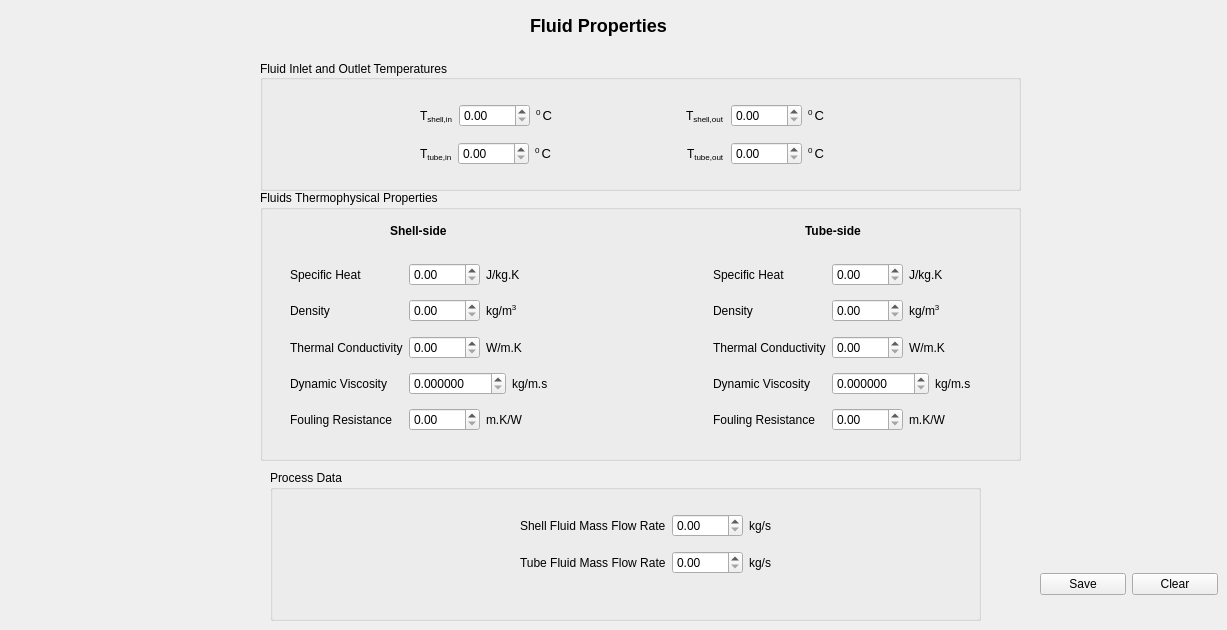
        <widget class="QWidget" name="tab_2">
         <attribute name="title">
          <string>Fluid Properties</string>
         </attribute>
         <widget class="QLabel" name="label_5">
          <property name="geometry">
           <rect>
            <x>530</x>
            <y>10</y>
            <width>191</width>
            <height>31</height>
           </rect>
          </property>
          <property name="text">
           <string>&lt;h2&gt;Fluid Properties&lt;/h2&gt;</string>
          </property>
         </widget>
         <widget class="QWidget" name="layoutWidget_4">
          <property name="geometry">
           <rect>
            <x>1040</x>
            <y>570</y>
            <width>178</width>
            <height>29</height>
           </rect>
          </property>
          <layout class="QHBoxLayout" name="horizontalLayout_41">
           <item>
            <widget class="QPushButton" name="pushButton_3">
             <property name="text">
              <string>Save</string>
             </property>
            </widget>
           </item>
           <item>
            <widget class="QPushButton" name="pushButton_4">
             <property name="text">
              <string>Clear</string>
             </property>
            </widget>
           </item>
          </layout>
         </widget>
         <widget class="QGroupBox" name="fluid_inlet_and_outlet_temperatures">
          <property name="geometry">
           <rect>
            <x>260</x>
            <y>60</y>
            <width>761</width>
            <height>131</height>
           </rect>
          </property>
          <property name="autoFillBackground">
           <bool>false</bool>
          </property>
          <property name="title">
           <string>Fluid Inlet and Outlet Temperatures</string>
          </property>
          <property name="alignment">
           <set>Qt::AlignLeading|Qt::AlignLeft|Qt::AlignVCenter</set>
          </property>
          <property name="flat">
           <bool>false</bool>
          </property>
          <property name="checkable">
           <bool>false</bool>
          </property>
          <property name="checked">
           <bool>false</bool>
          </property>
          <widget class="QWidget" name="layoutWidget">
           <property name="geometry">
            <rect>
             <x>160</x>
             <y>40</y>
             <width>405</width>
             <height>70</height>
            </rect>
           </property>
           <layout class="QVBoxLayout" name="verticalLayout">
            <item>
             <layout class="QHBoxLayout" name="horizontalLayout_6">
              <item>
               <layout class="QHBoxLayout" name="horizontalLayout_2">
                <item>
                 <widget class="QLabel" name="label">
                  <property name="text">
                   <string>T&lt;sub&gt;shell,in&lt;/sub&gt;</string>
                  </property>
                 </widget>
                </item>
                <item>
                 <widget class="QDoubleSpinBox" name="temp_shell_in">
                  <property name="maximum">
                   <double>9999.000000000000000</double>
                  </property>
                 </widget>
                </item>
               </layout>
              </item>
              <item>
               <widget class="QLabel" name="label_6">
                <property name="text">
                 <string>&lt;!DOCTYPE HTML PUBLIC &quot;-//W3C//DTD HTML 4.0//EN&quot; &quot;http://www.w3.org/TR/REC-html40/strict.dtd&quot;&gt;
&lt;html&gt;&lt;head&gt;&lt;meta name=&quot;qrichtext&quot; content=&quot;1&quot; /&gt;&lt;style type=&quot;text/css&quot;&gt;
p, li { white-space: pre-wrap; }
&lt;/style&gt;&lt;/head&gt;&lt;body style=&quot; font-family:'Sans'; font-size:10pt; font-weight:400; font-style:normal;&quot;&gt;
&lt;p style=&quot; margin-top:0px; margin-bottom:0px; margin-left:0px; margin-right:0px; -qt-block-indent:0; text-indent:0px;&quot;&gt;&lt;span style=&quot; vertical-align:super;&quot;&gt;0 &lt;/span&gt;C&lt;/p&gt;&lt;/body&gt;&lt;/html&gt;</string>
                </property>
               </widget>
              </item>
              <item>
               <spacer name="horizontalSpacer">
                <property name="orientation">
                 <enum>Qt::Horizontal</enum>
                </property>
                <property name="sizeHint" stdset="0">
                 <size>
                  <width>40</width>
                  <height>20</height>
                 </size>
                </property>
               </spacer>
              </item>
              <item>
               <layout class="QHBoxLayout" name="horizontalLayout_4">
                <item>
                 <widget class="QLabel" name="label_2">
                  <property name="text">
                   <string>T&lt;sub&gt;shell,out&lt;/sub&gt;</string>
                  </property>
                 </widget>
                </item>
                <item>
                 <widget class="QDoubleSpinBox" name="temp_shell_out">
                  <property name="maximum">
                   <double>9999.000000000000000</double>
                  </property>
                 </widget>
                </item>
                <item>
                 <widget class="QLabel" name="label_10">
                  <property name="text">
                   <string>&lt;!DOCTYPE HTML PUBLIC &quot;-//W3C//DTD HTML 4.0//EN&quot; &quot;http://www.w3.org/TR/REC-html40/strict.dtd&quot;&gt;
&lt;html&gt;&lt;head&gt;&lt;meta name=&quot;qrichtext&quot; content=&quot;1&quot; /&gt;&lt;style type=&quot;text/css&quot;&gt;
p, li { white-space: pre-wrap; }
&lt;/style&gt;&lt;/head&gt;&lt;body style=&quot; font-family:'Sans'; font-size:10pt; font-weight:400; font-style:normal;&quot;&gt;
&lt;p style=&quot; margin-top:0px; margin-bottom:0px; margin-left:0px; margin-right:0px; -qt-block-indent:0; text-indent:0px;&quot;&gt;&lt;span style=&quot; vertical-align:super;&quot;&gt;0 &lt;/span&gt;C&lt;/p&gt;&lt;/body&gt;&lt;/html&gt;</string>
                  </property>
                 </widget>
                </item>
               </layout>
              </item>
             </layout>
            </item>
            <item>
             <layout class="QHBoxLayout" name="horizontalLayout_7">
              <item>
               <layout class="QHBoxLayout" name="horizontalLayout_3">
                <item>
                 <widget class="QLabel" name="label_3">
                  <property name="text">
                   <string>T&lt;sub&gt;tube,in&lt;/sub&gt;</string>
                  </property>
                 </widget>
                </item>
                <item>
                 <widget class="QDoubleSpinBox" name="temp_tube_in">
                  <property name="maximum">
                   <double>9999.000000000000000</double>
                  </property>
                 </widget>
                </item>
               </layout>
              </item>
              <item>
               <widget class="QLabel" name="label_7">
                <property name="text">
                 <string>&lt;!DOCTYPE HTML PUBLIC &quot;-//W3C//DTD HTML 4.0//EN&quot; &quot;http://www.w3.org/TR/REC-html40/strict.dtd&quot;&gt;
&lt;html&gt;&lt;head&gt;&lt;meta name=&quot;qrichtext&quot; content=&quot;1&quot; /&gt;&lt;style type=&quot;text/css&quot;&gt;
p, li { white-space: pre-wrap; }
&lt;/style&gt;&lt;/head&gt;&lt;body style=&quot; font-family:'Sans'; font-size:10pt; font-weight:400; font-style:normal;&quot;&gt;
&lt;p style=&quot; margin-top:0px; margin-bottom:0px; margin-left:0px; margin-right:0px; -qt-block-indent:0; text-indent:0px;&quot;&gt;&lt;span style=&quot; vertical-align:super;&quot;&gt;0 &lt;/span&gt;C&lt;/p&gt;&lt;/body&gt;&lt;/html&gt;</string>
                </property>
               </widget>
              </item>
              <item>
               <spacer name="horizontalSpacer_2">
                <property name="orientation">
                 <enum>Qt::Horizontal</enum>
                </property>
                <property name="sizeHint" stdset="0">
                 <size>
                  <width>40</width>
                  <height>20</height>
                 </size>
                </property>
               </spacer>
              </item>
              <item>
               <layout class="QHBoxLayout" name="horizontalLayout_5">
                <item>
                 <widget class="QLabel" name="label_4">
                  <property name="text">
                   <string>T&lt;sub&gt;tube,out&lt;/sub&gt;</string>
                  </property>
                 </widget>
                </item>
                <item>
                 <widget class="QDoubleSpinBox" name="temp_tube_out">
                  <property name="maximum">
                   <double>9999.000000000000000</double>
                  </property>
                 </widget>
                </item>
               </layout>
              </item>
              <item>
               <widget class="QLabel" name="label_8">
                <property name="text">
                 <string>&lt;!DOCTYPE HTML PUBLIC &quot;-//W3C//DTD HTML 4.0//EN&quot; &quot;http://www.w3.org/TR/REC-html40/strict.dtd&quot;&gt;
&lt;html&gt;&lt;head&gt;&lt;meta name=&quot;qrichtext&quot; content=&quot;1&quot; /&gt;&lt;style type=&quot;text/css&quot;&gt;
p, li { white-space: pre-wrap; }
&lt;/style&gt;&lt;/head&gt;&lt;body style=&quot; font-family:'Sans'; font-size:10pt; font-weight:400; font-style:normal;&quot;&gt;
&lt;p style=&quot; margin-top:0px; margin-bottom:0px; margin-left:0px; margin-right:0px; -qt-block-indent:0; text-indent:0px;&quot;&gt;&lt;span style=&quot; vertical-align:super;&quot;&gt;0 &lt;/span&gt;C&lt;/p&gt;&lt;/body&gt;&lt;/html&gt;</string>
                </property>
               </widget>
              </item>
             </layout>
            </item>
           </layout>
          </widget>
         </widget>
         <widget class="QGroupBox" name="fluids_thermophysical_properties">
          <property name="geometry">
           <rect>
            <x>260</x>
            <y>190</y>
            <width>761</width>
            <height>271</height>
           </rect>
          </property>
          <property name="title">
           <string>Fluids Thermophysical Properties</string>
          </property>
          <widget class="QWidget" name="layoutWidget">
           <property name="geometry">
            <rect>
             <x>30</x>
             <y>70</y>
             <width>681</width>
             <height>175</height>
            </rect>
           </property>
           <layout class="QHBoxLayout" name="horizontalLayout_35">
            <item>
             <layout class="QHBoxLayout" name="horizontalLayout_28">
              <item>
               <layout class="QVBoxLayout" name="verticalLayout_13">
                <item>
                 <widget class="QLabel" name="label_34">
                  <property name="text">
                   <string>Specific Heat</string>
                  </property>
                 </widget>
                </item>
                <item>
                 <widget class="QLabel" name="label_35">
                  <property name="text">
                   <string>Density</string>
                  </property>
                 </widget>
                </item>
                <item>
                 <widget class="QLabel" name="label_36">
                  <property name="text">
                   <string>Thermal Conductivity</string>
                  </property>
                 </widget>
                </item>
                <item>
                 <widget class="QLabel" name="label_37">
                  <property name="text">
                   <string>Dynamic Viscosity</string>
                  </property>
                 </widget>
                </item>
                <item>
                 <widget class="QLabel" name="label_38">
                  <property name="text">
                   <string>Fouling Resistance</string>
                  </property>
                 </widget>
                </item>
               </layout>
              </item>
              <item>
               <layout class="QVBoxLayout" name="verticalLayout_12">
                <item>
                 <layout class="QHBoxLayout" name="horizontalLayout_23">
                  <item>
                   <widget class="QDoubleSpinBox" name="specific_heat_shell_fluid">
                    <property name="maximum">
                     <double>9999.000000000000000</double>
                    </property>
                   </widget>
                  </item>
                  <item>
                   <widget class="QLabel" name="label_39">
                    <property name="text">
                     <string>J/kg.K</string>
                    </property>
                   </widget>
                  </item>
                 </layout>
                </item>
                <item>
                 <layout class="QHBoxLayout" name="horizontalLayout_24">
                  <item>
                   <widget class="QDoubleSpinBox" name="density_shell_fluid">
                    <property name="maximum">
                     <double>9999.000000000000000</double>
                    </property>
                   </widget>
                  </item>
                  <item>
                   <widget class="QLabel" name="label_40">
                    <property name="text">
                     <string>kg/m&lt;sup&gt;3&lt;/sup&gt;</string>
                    </property>
                   </widget>
                  </item>
                 </layout>
                </item>
                <item>
                 <layout class="QHBoxLayout" name="horizontalLayout_25">
                  <item>
                   <widget class="QDoubleSpinBox" name="thermal_conductivity_shell_fluid">
                    <property name="maximum">
                     <double>9999.000000000000000</double>
                    </property>
                   </widget>
                  </item>
                  <item>
                   <widget class="QLabel" name="label_41">
                    <property name="text">
                     <string>W/m.K</string>
                    </property>
                   </widget>
                  </item>
                 </layout>
                </item>
                <item>
                 <layout class="QHBoxLayout" name="horizontalLayout_26">
                  <item>
                   <widget class="QDoubleSpinBox" name="dynamic_viscosity_shell_fluid">
                    <property name="decimals">
                     <number>6</number>
                    </property>
                    <property name="maximum">
                     <double>9999.000000000000000</double>
                    </property>
                   </widget>
                  </item>
                  <item>
                   <widget class="QLabel" name="label_42">
                    <property name="text">
                     <string>kg/m.s</string>
                    </property>
                   </widget>
                  </item>
                 </layout>
                </item>
                <item>
                 <layout class="QHBoxLayout" name="horizontalLayout_27">
                  <item>
                   <widget class="QDoubleSpinBox" name="fouling_resistance_shell_fluid">
                    <property name="maximum">
                     <double>9999.000000000000000</double>
                    </property>
                   </widget>
                  </item>
                  <item>
                   <widget class="QLabel" name="label_43">
                    <property name="text">
                     <string>m.K/W</string>
                    </property>
                   </widget>
                  </item>
                 </layout>
                </item>
               </layout>
              </item>
             </layout>
            </item>
            <item>
             <spacer name="horizontalSpacer_5">
              <property name="orientation">
               <enum>Qt::Horizontal</enum>
              </property>
              <property name="sizeHint" stdset="0">
               <size>
                <width>40</width>
                <height>20</height>
               </size>
              </property>
             </spacer>
            </item>
            <item>
             <layout class="QHBoxLayout" name="horizontalLayout_29">
              <item>
               <layout class="QVBoxLayout" name="verticalLayout_14">
                <item>
                 <widget class="QLabel" name="label_44">
                  <property name="text">
                   <string>Specific Heat</string>
                  </property>
                 </widget>
                </item>
                <item>
                 <widget class="QLabel" name="label_45">
                  <property name="text">
                   <string>Density</string>
                  </property>
                 </widget>
                </item>
                <item>
                 <widget class="QLabel" name="label_46">
                  <property name="text">
                   <string>Thermal Conductivity</string>
                  </property>
                 </widget>
                </item>
                <item>
                 <widget class="QLabel" name="label_47">
                  <property name="text">
                   <string>Dynamic Viscosity</string>
                  </property>
                 </widget>
                </item>
                <item>
                 <widget class="QLabel" name="label_48">
                  <property name="text">
                   <string>Fouling Resistance</string>
                  </property>
                 </widget>
                </item>
               </layout>
              </item>
              <item>
               <layout class="QVBoxLayout" name="verticalLayout_15">
                <item>
                 <layout class="QHBoxLayout" name="horizontalLayout_30">
                  <item>
                   <widget class="QDoubleSpinBox" name="specific_heat_tube_fluid">
                    <property name="maximum">
                     <double>9999.000000000000000</double>
                    </property>
                   </widget>
                  </item>
                  <item>
                   <widget class="QLabel" name="label_49">
                    <property name="text">
                     <string>J/kg.K</string>
                    </property>
                   </widget>
                  </item>
                 </layout>
                </item>
                <item>
                 <layout class="QHBoxLayout" name="horizontalLayout_31">
                  <item>
                   <widget class="QDoubleSpinBox" name="density_tube_fluid">
                    <property name="maximum">
                     <double>9999.000000000000000</double>
                    </property>
                   </widget>
                  </item>
                  <item>
                   <widget class="QLabel" name="label_50">
                    <property name="text">
                     <string>kg/m&lt;sup&gt;3&lt;/sup&gt;</string>
                    </property>
                   </widget>
                  </item>
                 </layout>
                </item>
                <item>
                 <layout class="QHBoxLayout" name="horizontalLayout_32">
                  <item>
                   <widget class="QDoubleSpinBox" name="thermal_conductivity_tube_fluid">
                    <property name="maximum">
                     <double>9999.000000000000000</double>
                    </property>
                   </widget>
                  </item>
                  <item>
                   <widget class="QLabel" name="label_51">
                    <property name="text">
                     <string>W/m.K</string>
                    </property>
                   </widget>
                  </item>
                 </layout>
                </item>
                <item>
                 <layout class="QHBoxLayout" name="horizontalLayout_33">
                  <item>
                   <widget class="QDoubleSpinBox" name="dynamic_viscosity_tube_fluid">
                    <property name="decimals">
                     <number>6</number>
                    </property>
                    <property name="maximum">
                     <double>9999.000000000000000</double>
                    </property>
                   </widget>
                  </item>
                  <item>
                   <widget class="QLabel" name="label_52">
                    <property name="text">
                     <string>kg/m.s</string>
                    </property>
                   </widget>
                  </item>
                 </layout>
                </item>
                <item>
                 <layout class="QHBoxLayout" name="horizontalLayout_34">
                  <item>
                   <widget class="QDoubleSpinBox" name="fouling_resistance_tube_fluid">
                    <property name="maximum">
                     <double>9999.000000000000000</double>
                    </property>
                   </widget>
                  </item>
                  <item>
                   <widget class="QLabel" name="label_53">
                    <property name="text">
                     <string>m.K/W</string>
                    </property>
                   </widget>
                  </item>
                 </layout>
                </item>
               </layout>
              </item>
             </layout>
            </item>
           </layout>
          </widget>
          <widget class="QWidget" name="layoutWidget">
           <property name="geometry">
            <rect>
             <x>130</x>
             <y>30</y>
             <width>471</width>
             <height>22</height>
            </rect>
           </property>
           <layout class="QHBoxLayout" name="horizontalLayout_36">
            <item>
             <widget class="QLabel" name="label_55">
              <property name="text">
               <string>&lt;b&gt;Shell-side&lt;/b&gt;</string>
              </property>
             </widget>
            </item>
            <item>
             <spacer name="horizontalSpacer_6">
              <property name="orientation">
               <enum>Qt::Horizontal</enum>
              </property>
              <property name="sizeHint" stdset="0">
               <size>
                <width>40</width>
                <height>20</height>
               </size>
              </property>
             </spacer>
            </item>
            <item>
             <widget class="QLabel" name="label_56">
              <property name="text">
               <string>&lt;b&gt;Tube-side&lt;/b&gt;</string>
              </property>
             </widget>
            </item>
           </layout>
          </widget>
         </widget>
         <widget class="QGroupBox" name="process_data">
          <property name="geometry">
           <rect>
            <x>270</x>
            <y>470</y>
            <width>711</width>
            <height>151</height>
           </rect>
          </property>
          <property name="title">
           <string>Process Data</string>
          </property>
          <widget class="QWidget" name="layoutWidget">
           <property name="geometry">
            <rect>
             <x>250</x>
             <y>40</y>
             <width>290</width>
             <height>68</height>
            </rect>
           </property>
           <layout class="QHBoxLayout" name="horizontalLayout_39">
            <item>
             <layout class="QVBoxLayout" name="verticalLayout_17">
              <item>
               <widget class="QLabel" name="label_58">
                <property name="text">
                 <string>Shell Fluid Mass Flow Rate</string>
                </property>
               </widget>
              </item>
              <item>
               <widget class="QLabel" name="label_59">
                <property name="text">
                 <string>Tube Fluid Mass Flow Rate</string>
                </property>
               </widget>
              </item>
             </layout>
            </item>
            <item>
             <layout class="QVBoxLayout" name="verticalLayout_16">
              <item>
               <layout class="QHBoxLayout" name="horizontalLayout_37">
                <item>
                 <widget class="QDoubleSpinBox" name="shell_fluid_mass_flow_rate">
                  <property name="maximum">
                   <double>9999.000000000000000</double>
                  </property>
                 </widget>
                </item>
                <item>
                 <widget class="QLabel" name="label_60">
                  <property name="text">
                   <string>kg/s</string>
                  </property>
                 </widget>
                </item>
               </layout>
              </item>
              <item>
               <layout class="QHBoxLayout" name="horizontalLayout_38">
                <item>
                 <widget class="QDoubleSpinBox" name="tube_fluid_mass_flow_rate">
                  <property name="maximum">
                   <double>9999.000000000000000</double>
                  </property>
                 </widget>
                </item>
                <item>
                 <widget class="QLabel" name="label_61">
                  <property name="text">
                   <string>kg/s</string>
                  </property>
                 </widget>
                </item>
               </layout>
              </item>
             </layout>
            </item>
           </layout>
          </widget>
         </widget>
        </widget>
